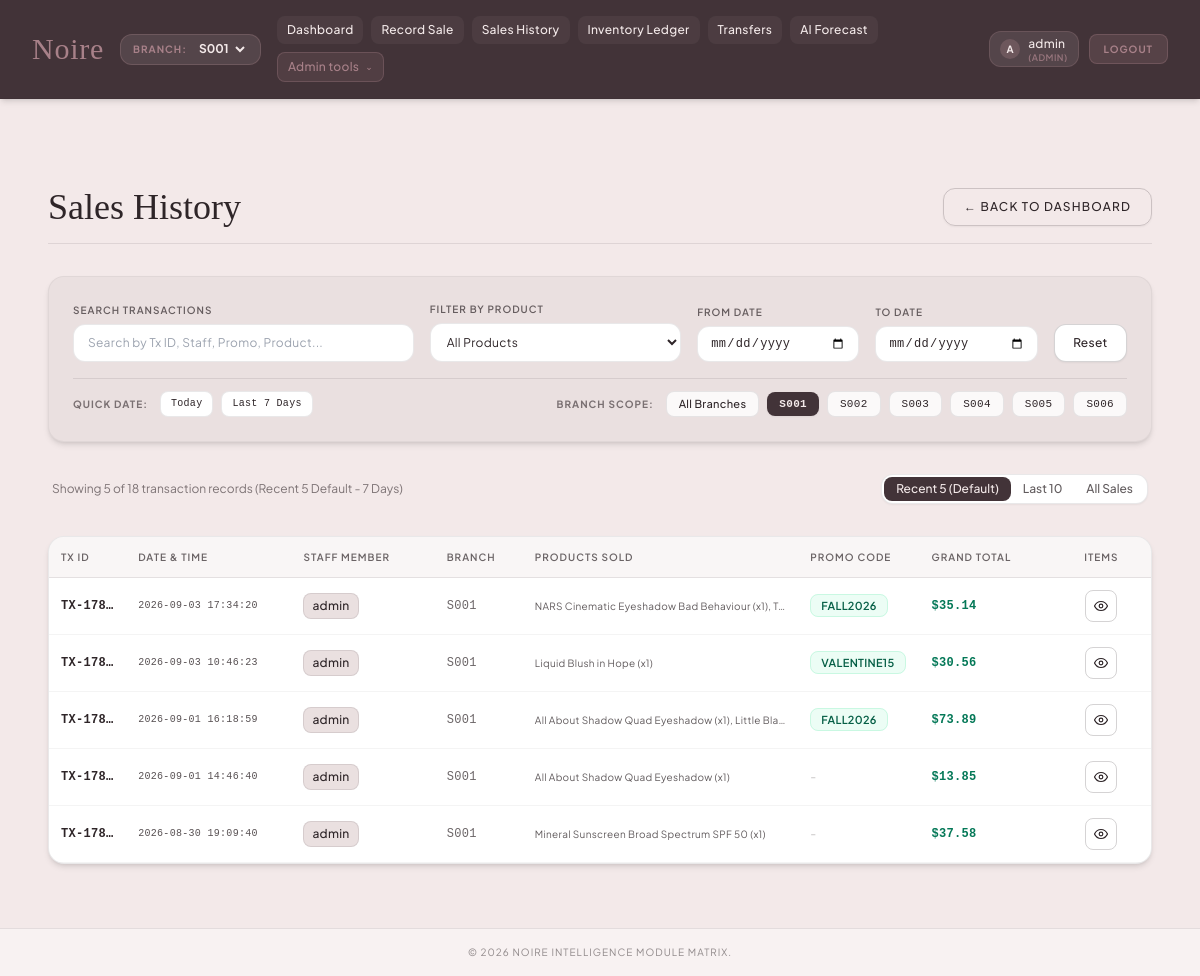
/sales_history (signed in), run on the app's committed database.
### tables this page shows
CREATE TABLE branches (
            branch_id TEXT PRIMARY KEY,
            region TEXT NOT NULL DEFAULT 'Bagmati',
            location_detail TEXT NOT NULL DEFAULT 'Kathmandu',
            created_at DATETIME DEFAULT CURRENT_TIMESTAMP
        , branch_name TEXT NOT NULL DEFAULT '', is_active INTEGER NOT NULL DEFAULT 1);

CREATE TABLE transactions (
            transaction_id TEXT PRIMARY KEY,
            username TEXT NOT NULL,
            branch_id TEXT NOT NULL REFERENCES branches(branch_id),
            promo_code TEXT,
            discount_rate REAL DEFAULT 1.0,
            grand_total REAL NOT NULL CHECK(grand_total >= 0),
            transaction_date DATE NOT NULL,
            created_at DATETIME DEFAULT CURRENT_TIMESTAMP
        );

### app.py (the view)
@app.route('/sales_history')
@login_required
def sales_history():
    current_branch = session.get('branch', 'S001')
    is_admin = session.get('role') == 'admin'
    if is_admin:
        branch_param = request.args.get('branch', current_branch)
        if branch_param == 'ALL':
            transactions = db_load_transactions()
        else:
            transactions = db_load_transactions(branch=branch_param)
    else:
        branch_param = current_branch
        transactions = db_load_transactions(branch=current_branch)
    return render_template(
        'sales_history.html',
        transactions=transactions,
        current_branch=current_branch,
        selected_branch=branch_param
    )

### templates/sales_history.html (shortened to what this page needs)
{% extends "base.html" %}
{% block content %}
<div class="max-w-7xl mx-auto px-4 py-8 space-y-8">
    <div class="border-b border-noireText/10 pb-4 flex flex-col md:flex-row md:items-center justify-between gap-4">
        <div>
            <h2 class="text-4xl text-noireText font-serif">Sales History</h2>
        </div>
        <a href="{{ url_for('dashboard') }}" class="px-5 py-2.5 border border-noireText/20 hover:border-noireText/40 text-noireText font-medium uppercase tracking-widest text-xs rounded-xl transition-all shadow-sm flex items-center gap-2 self-start md:self-auto">
            ← Back to Dashboard
        </a>
    </div>
    <div class="bg-parchment p-6 rounded-2xl border border-noireText/5 shadow-md space-y-4 text-xs tracking-wide">
        <div class="grid grid-cols-1 md:grid-cols-12 gap-4 items-end">
            <div class="md:col-span-4 flex flex-col gap-1.5">
                <label for="searchInput" class="font-semibold uppercase text-noireText/70 tracking-widest text-[10px]">Search Transactions</label>
                <input type="text" id="searchInput" placeholder="Search by Tx ID, Staff, Promo, Product..." class="w-full px-3.5 py-2.5 rounded-xl bg-white border border-noireText/10 text-noireText focus:outline-none focus:border-dustyRose focus:ring-1 focus:ring-dustyRose transition-all text-xs">
            </div>
            <div class="md:col-span-3 flex flex-col gap-1.5">
                <label for="productFilter" class="font-semibold uppercase text-noireText/70 tracking-widest text-[10px]">Filter by Product</label>
                <select id="productFilter" class="w-full px-3 py-2.5 rounded-xl bg-white border border-noireText/10 text-noireText focus:outline-none focus:border-dustyRose focus:ring-1 focus:ring-dustyRose transition-all text-xs cursor-pointer">
                    <option value="">All Products</option>
                </select>
            </div>
            <div class="md:col-span-2 flex flex-col gap-1.5">
                <label for="fromDate" class="font-semibold uppercase text-noireText/70 tracking-widest text-[10px]">From Date</label>
                <input type="date" id="fromDate" class="w-full px-3 py-2 rounded-xl bg-white border border-noireText/10 text-noireText focus:outline-none focus:border-dustyRose focus:ring-1 focus:ring-dustyRose transition-all text-xs font-mono">
            </div>
            <div class="md:col-span-2 flex flex-col gap-1.5">
                <label for="toDate" class="font-semibold uppercase text-noireText/70 tracking-widest text-[10px]">To Date</label>
                <input type="date" id="toDate" class="w-full px-3 py-2 rounded-xl bg-white border border-noireText/10 text-noireText focus:outline-none focus:border-dustyRose focus:ring-1 focus:ring-dustyRose transition-all text-xs font-mono">
            </div>
            <div class="md:col-span-1 flex items-end">
                <button type="button" id="resetSalesFilters" class="w-full py-2.5 bg-white hover:bg-velvet border border-noireText/20 hover:border-noireText/40 text-noireText font-medium text-xs rounded-xl transition-all shadow-sm h-[38px] flex items-center justify-center">
                    Reset
                </button>
            </div>
        </div>
        <div class="flex flex-col sm:flex-row sm:items-center justify-between gap-3 pt-3 border-t border-noireText/10 text-xs">
            <div class="flex items-center gap-2 flex-wrap">
                <span class="text-[10px] text-noireText/60 font-bold uppercase tracking-widest mr-1">Quick Date:</span>
                <button type="button" onclick="setQuickDate('today')" class="px-2.5 py-1 bg-white hover:bg-velvet border border-noireText/10 rounded-lg text-[10px] font-mono transition-colors">Today</button>
                <button type="button" onclick="setQuickDate('7d')" class="px-2.5 py-1 bg-white hover:bg-velvet border border-noireText/10 rounded-lg text-[10px] font-mono transition-colors">Last 7 Days</button>
            </div>
            <div class="flex items-center gap-2 flex-wrap text-xs">
                <span class="text-[10px] text-noireText/60 font-bold uppercase tracking-widest mr-1">Branch Scope:</span>
                {% if session.get('role') == 'admin' %}
                <a href="{{ url_for('sales_history', branch='ALL') }}" class="px-3 py-1 rounded-lg font-medium text-[11px] transition-all {% if selected_branch == 'ALL' %}bg-deepWine text-velvet font-bold shadow-sm{% else %}bg-white/80 hover:bg-white text-noireText border border-noireText/10{% endif %}">
                    All Branches
                </a>
                {% for b in active_branches %}
                <a href="{{ url_for('sales_history', branch=b.branch_id) }}" class="px-3 py-1 rounded-lg font-mono text-[11px] transition-all {% if selected_branch == b.branch_id %}bg-deepWine text-velvet font-bold shadow-sm{% else %}bg-white/80 hover:bg-white text-noireText border border-noireText/10{% endif %}">
                    {{ b.branch_id }}
                </a>
                {% endfor %}
                {% else %}
                <span class="px-3 py-1 rounded-lg font-mono font-bold text-[11px] bg-deepWine text-velvet shadow-sm">
                    {{ current_branch }} (Your Assigned Branch)
                </span>
                {% endif %}
            </div>
        </div>
    </div>
    <div class="flex flex-col sm:flex-row sm:items-center justify-between gap-3 text-xs text-noireText/60 px-1">
        <span id="salesMatchCount">Showing {{ [5, transactions|length]|min }} of {{ transactions|length if transactions else 0 }} transaction records</span>
        <div class="inline-flex rounded-xl border border-noireText/10 overflow-hidden bg-white p-0.5 shadow-sm text-xs self-start sm:self-auto">
            <button type="button" id="salesLimit5Btn" onclick="setSalesLimit(5)" class="sales-limit-tab py-1 px-3 rounded-lg font-medium transition-all bg-deepWine text-velvet">
                Recent 5 (Default)
            </button>
            <button type="button" id="salesLimit10Btn" onclick="setSalesLimit(10)" class="sales-limit-tab py-1 px-3 rounded-lg font-medium transition-all hover:bg-velvet/50 text-noireText/75">
                Last 10
            </button>
            <button type="button" id="salesLimitAllBtn" onclick="setSalesLimit('all')" class="sales-limit-tab py-1 px-3 rounded-lg font-medium transition-all hover:bg-velvet/50 text-noireText/75">
                All Sales
            </button>
        </div>
    </div>
    <div class="bg-white rounded-2xl border border-noireText/10 shadow-md overflow-hidden">
        <div class="w-full overflow-hidden">
            <table class="w-full table-fixed text-left text-xs tracking-wide border-collapse" id="salesTable">
                <colgroup>
                    <col class="w-[7%]">
                    <col class="w-[15%]">
                    <col class="w-[13%]">
                    <col class="w-[8%]">
                    <col class="w-[25%]">
                    <col class="w-[11%]">
                    <col class="w-[12%]">
                    <col class="w-[9%]">
                </colgroup>
                <thead>
                    <tr class="bg-parchment/30 border-b border-noireText/10 text-noireText/70 uppercase text-[10px] tracking-widest">
                        <th class="py-3 px-3 font-semibold">Tx ID</th>
                        <th class="py-3 px-3 font-semibold">Date & Time</th>
                        <th class="py-3 px-3 font-semibold">Staff Member</th>
                        <th class="py-3 px-3 font-semibold">Branch</th>
                        <th class="py-3 px-3 font-semibold">Products Sold</th>
                        <th class="py-3 px-3 font-semibold">Promo Code</th>
                        <th class="py-3 px-3 font-semibold">Grand Total</th>
                        <th class="py-3 px-3 font-semibold text-center">Items</th>
                    </tr>
                </thead>
                <tbody>
                    {% if transactions is defined and transactions %}
                        {% for tx in transactions %}
                        <tr class="sale-row border-b border-noireText/5 hover:bg-velvet/20 transition-colors"
                            data-txid="{{ tx.transaction_id }}"
                            data-date="{{ (tx.created_at if tx.created_at else tx.transaction_date)[:10] }}"
                            data-user="{{ tx.username|lower }}"
                            data-branch="{{ tx.branch_id }}"
                            data-promo="{{ (tx.promo_code or '')|lower }}"
                            data-products="{{ tx.product_summary|lower }}">
                            <td class="py-3 px-3 font-mono font-bold text-noireText truncate">{{ tx.transaction_id }}</td>
                            <td class="py-3 px-3 text-noireText/80 font-mono text-[10px] truncate" title="{{ tx.created_at if tx.created_at else tx.transaction_date }}">{{ tx.created_at if tx.created_at else tx.transaction_date }}</td>
                            <td class="py-3 px-3 truncate">
                                <span class="inline-flex items-center max-w-full truncate bg-parchment px-2 py-1 rounded-lg text-noireText font-medium border border-noireText/10 align-middle" title="{{ tx.username }}">
                                    <span class="truncate">{{ tx.username }}</span>
                                </span>
                            </td>
                            <td class="py-3 px-3 font-mono text-noireText/70 truncate">{{ tx.branch_id }}</td>
                            <td class="py-3 px-3 text-[10px] leading-tight text-noireText/75 truncate" title="{{ tx.product_summary }}">{{ tx.product_summary }}</td>
                            <td class="py-3 px-3 truncate">
                                {% if tx.promo_code %}
                                    <span class="text-emerald-800 bg-emerald-50 px-2.5 py-1 rounded-lg text-[11px] font-semibold border border-emerald-200/50">
                                        {{ tx.promo_code }}
                                    </span>
                                {% else %}
                                    <span class="text-noireText/30">-</span>
                                {% endif %}
                            </td>
                            <td class="py-3 px-3 font-mono font-bold text-emerald-700 truncate">${{ "%.2f"|format(tx.grand_total) }}</td>
                            <td class="py-3 px-3 text-center">
                                <button type="button" onclick="toggleDetails('details-{{ loop.index }}')" class="inline-flex h-8 w-8 items-center justify-center border border-noireText/20 hover:bg-deepWine hover:text-velvet rounded-lg transition-all" title="View sale items" aria-label="View sale items">
                                    <svg class="h-4 w-4" fill="none" stroke="currentColor" viewBox="0 0 24 24" aria-hidden="true"><path stroke-linecap="round" stroke-linejoin="round" stroke-width="1.8" d="M2.25 12S5.5 5.25 12 5.25 21.75 12 21.75 12 18.5 18.75 12 18.75 2.25 12 2.25 12Z"/><circle cx="12" cy="12" r="2.75" stroke-width="1.8"/></svg>
                                </button>
                            </td>
                        </tr>
                        {% endfor %}
                    {% else %}
                        <tr id="noTransactionsRow">
                            <td colspan="8" class="py-12 text-center text-noireText/40 italic text-sm">
                                No sales transactions found in database logs.
                            </td>
                        </tr>
                    {% endif %}
                </tbody>
            </table>
        </div>
    </div>
</div>
{% endblock %}

### data on the page
branches: branch_id "S001"
branches: branch_id "S002"
branches: branch_id "S003"
branches: branch_id "S004"
branches: branch_id "S005"
branches: branch_id "S006"
transactions: transaction_id "TX-178…", created_at "2026-09-03 17:34:20", username "admin", branch_id "S001", product_summary "NARS Cinematic Eyeshadow Bad Behaviour (x1), T…", promo_code "FALL2026", grand_total "35.14"
transactions: transaction_id "TX-178…", created_at "2026-09-03 10:46:23", username "admin", branch_id "S001", product_summary "Liquid Blush in Hope (x1)", promo_code "VALENTINE15", grand_total "30.56"
transactions: transaction_id "TX-178…", created_at "2026-09-01 16:18:59", username "admin", branch_id "S001", product_summary "All About Shadow Quad Eyeshadow (x1), Little Bla…", promo_code "FALL2026", grand_total "73.89"
transactions: transaction_id "TX-178…", created_at "2026-09-01 14:46:40", username "admin", branch_id "S001", product_summary "All About Shadow Quad Eyeshadow (x1)", grand_total "13.85"
transactions: transaction_id "TX-178…", created_at "2026-08-30 19:09:40", username "admin", branch_id "S001", product_summary "Mineral Sunscreen Broad Spectrum SPF 50 (x1)", grand_total "37.58"

### other printed values
{{ session.get('username', 'G')[:1] }} "A"
{{ session.get('username', 'Guest') }} "admin"
{{ session.get('role', 'staff') }} "ADMIN"
form field value "S001"
